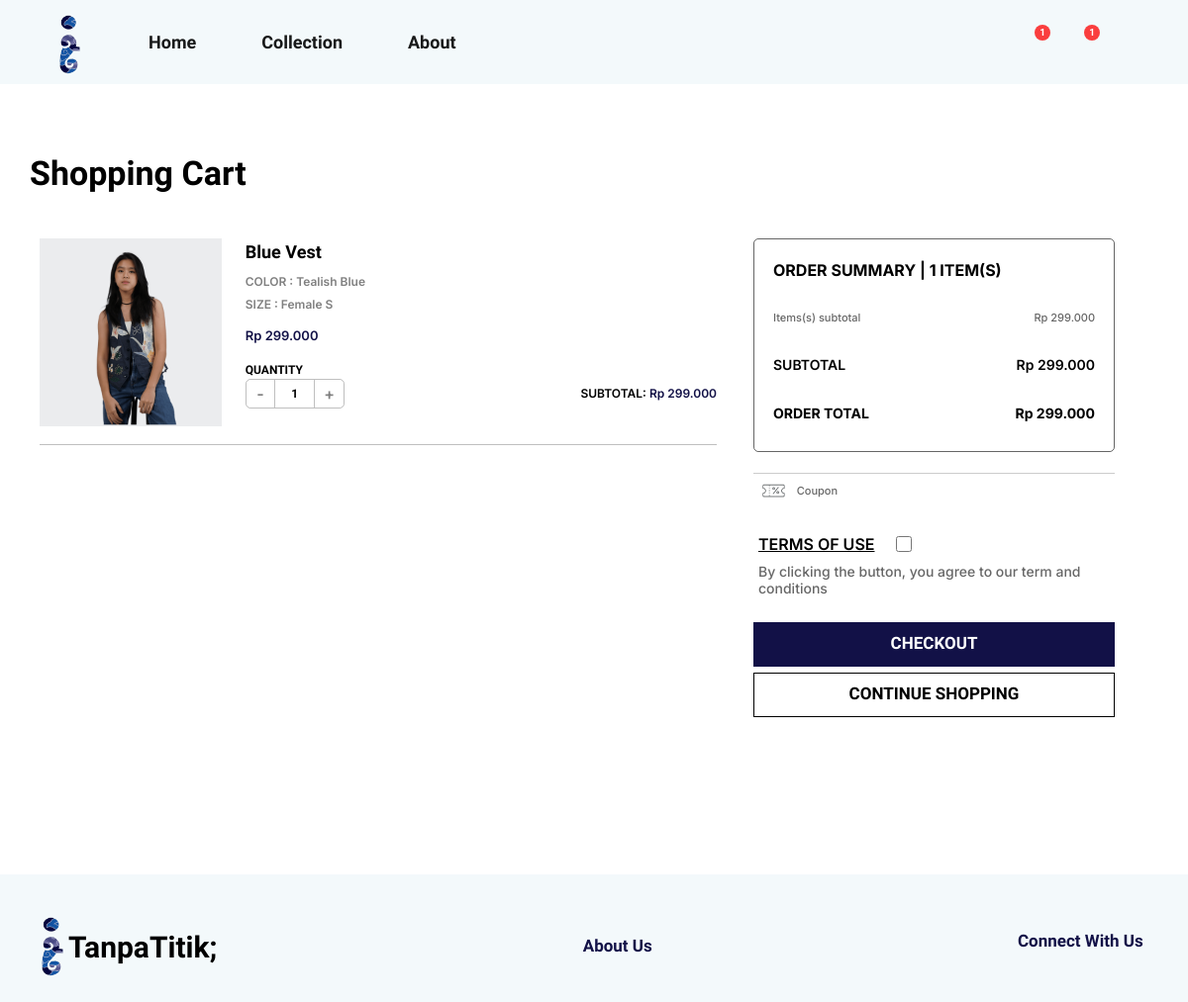
/cart/ (signed in), run on an earlier commit of the app's database.
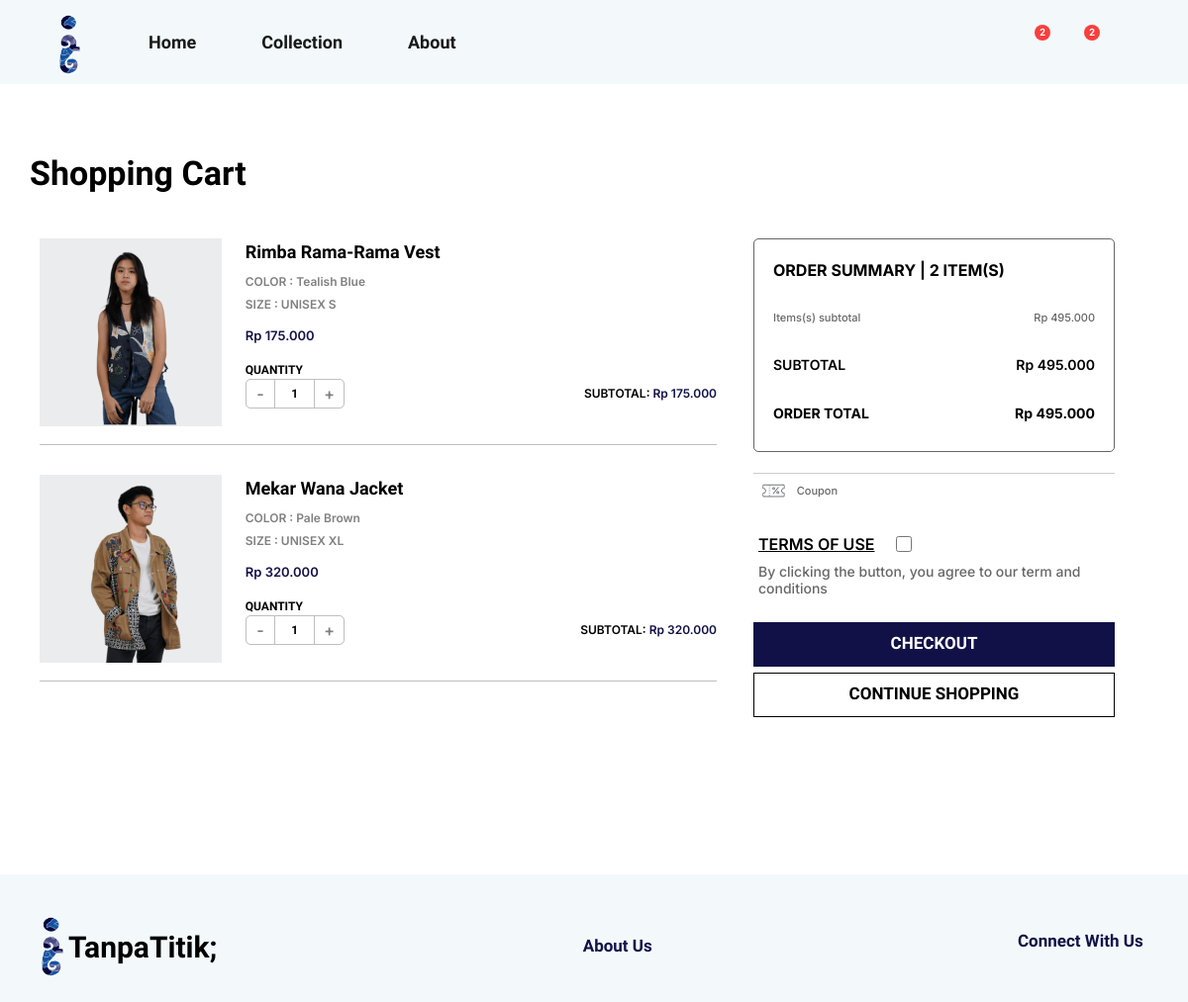
And on a later commit of the database.
### mainPage/models.py (models this page shows, shortened)
class Additional(models.Model):
    name = models.CharField(max_length=200)
    img = models.ImageField(null=True, blank=True, upload_to="images/")

class Order(models.Model):
    customer = models.ForeignKey(Customer, on_delete=models.SET_NULL,null=True)
    status = models.ForeignKey(OrderStatus, on_delete=models.SET_NULL, null=True, blank=True)
    date_ordered = models.DateField(auto_now_add=True) # Not like that
    complete = models.BooleanField(default=False) # payment complete
    current = models.BooleanField(default=True) # if true, we can continue adding to cart. and displayed in the checkout page
    cancel = models.BooleanField(default=False)
    payment_method = models.CharField(max_length=200, null=True)
    transaction_id = models.CharField(max_length=200, null=True)
    terms = models.BooleanField(default=False)
    shipping_cost = models.IntegerField(default=0)
    delivery_time = models.CharField(max_length=200, null=True)
    @property
    def get_cart_items(self):
        orderitems = self.orderitem_set.all()
        total = sum([item.quantity for item in orderitems]) #The total quantity of the cart (all OrderItems)
        return total
    @property
    def get_cart_total(self):
        orderitems = self.orderitem_set.all()
        total = sum([item.get_item_total for item in orderitems]) #The total price of the cart (all OrderItems)
        return total

class OrderItem(models.Model):
    product= models.ForeignKey(Products, on_delete=models.SET_NULL, blank=True, null=True) #When the customer is deleted, the OrderItem remains exist. However, the customer key is null
    order = models.ForeignKey(Order, on_delete=models.SET_NULL, blank=True, null=True)
    quantity = models.IntegerField(default=1)
    date_added = models.DateTimeField(auto_now_add=True, null=True, blank=True)
    @property
    def get_item_total(self):
        product = self.product
        if product.offer == False:
            product_price = product.price
        else:
            product_price = product.products_offer.final_price
        total = product_price * self.quantity
        return total

class Products(models.Model):
    name = models.CharField(max_length=200)
    product_index = models.IntegerField(default=0)
    img = models.ImageField(null=True, blank=True, upload_to="images/")
    color_circle = models.CharField(null=True, blank=True, max_length=200) #charfield or array?
    gender = models.CharField(null=True, blank=True, max_length=200)
    price = models.IntegerField(null=True,blank=True)
    offer = models.BooleanField(default=False)
    date = models.DateField(auto_now_add=True)
    status = models.CharField(null=True, blank=True, max_length=200)
    bio = models.CharField(null=True, blank=True, max_length=200)
    type = models.CharField(null=True, blank=True, max_length=200)
    size = models.CharField(null=True, blank=True, max_length=200)
    color = models.CharField(null=True, blank=True, max_length=200)
    color_hex = models.CharField(null=True, blank=True, max_length=200)
    stock = models.IntegerField(null=True,blank=True)

### mainPage/views.py (the view)
# urls.py: path("cart/", views.cart, name="cart"),
def cart(request):
    coupon_icon = Additional.objects.get(name="coupon_icon")
    logo = Additional.objects.get(name="logo")
    user = request.user
    if request.user.is_authenticated:
        customer = request.user.customer
        customer_wishlist = Wishlist.objects.filter(customer=customer)
        order, created = Order.objects.get_or_create(customer=customer, current=True)
        items = order.orderitem_set.all()
    else:
        customer = None
        customer_wishlist = []
        order = {'get_cart_total':0, 'get_cart_items':0}
        items = []
    context = {"collection":"collection","logo":logo,"items":items, "order":order,"customer_wishlist":customer_wishlist,"coupon_icon":coupon_icon,"user":user,}
    return render(request, "main/cart.html", context)

### mainPage/templatetags/custom_filters.py (called while the page is built)
@register.filter
def add_fullstop(value):
    if type(value) is str or type(value) is float :
        value = int(value)
    return format(value, ',d').replace(',', '.').strip('.')

### mainPage/templates/main/cart.html (shortened to what this page needs)
<!DOCTYPE html>
{% extends "main/base2.html" %}
{% load static %}
{% load custom_filters %}
    {% block head %}
    <link rel="stylesheet" type="text/css" href="{% static '/css/general/base2.css' %}">
    <link rel="stylesheet" type="text/css" href="{% static '/css/cart_wishlist/cart.css' %}">
    {% endblock head %}
    {% block content %}
    <div class="container cart-wishlist-content">
    <div class="cart-wishlist-heading"><div>Shopping Cart</div></div>
    <div class="cart-page">
        <div class="cart-page-1" style="">
          {% if user.is_authenticated %}
            {% if items.count == 0 %}
            <div class="cart-empty">
              <div class="cart-wishlist-heading" style="font-size:22px;margin-bottom:10px;">Your cart is currently empty</div>
              <a href="{% url 'home' %}#collection"><div class="checkout" style="width:200px;"><div class="but-text" style="font-size:15px;">SHOP NOW</div></div></a>
            </div>
            {% else %}
            {% for item in items %}
            <a href="/product/{{item.product.id}}">
              <div class="cart-item">
                <div class="item-img"><img class="img_product img-cart-wishlist" src="{{item.product.img.url}}" alt="{{item.color_circle}}"></div>
                <div class="item-info">
                  <div class="item-name-close" onclick="event.preventDefault()">
                    <div class="item-name">{{item.product.name}}</div>
                    <div class="item-close" data-bs-toggle="modal" data-bs-target="#exampleModal" ></div>
                  </div>
                  <div class="color-size">COLOR : {{item.product.color}}</div>
                  <div class="color-size" style="margin-bottom:13px;">SIZE : {{item.product.gender}} {{item.product.size}}</div>
                  {% if item.product.offer == False %}
                    <div class="item-price">Rp {{item.product.price|add_fullstop}}</div>
                  {% else %}
                    <div class="item-price-old">Rp {{item.product.price|add_fullstop}}</div>
                    <div class="item-price-new">Rp {{item.product.products_offer.final_price|add_fullstop}}</div>
                  {% endif %}
                  <div class="quantity-heading">QUANTITY</div>
                  <div class="quantity-cont">
                    <div class="product-quantity-button"  onclick="event.preventDefault()">
                      {% if item.quantity <= 1 %}
                        <div class="quantity-button subs" data-item="{{item.id}}" data-sideaction="remove"><div class="but-let">-</div></div>
                      {% else %}
                        <div class="quantity-button subs buttonLetter" data-item="{{item.id}}" data-sideaction="remove"><div class="but-let" >-</div></div>
                      {% endif %}
                      <div class="number"><div class="letter" style="font-size:12px;">{{item.quantity}}</div></div>
                      {% if item.quantity < item.product.stock %}
                        <div class="quantity-button add buttonLetter" data-item="{{item.id}}" data-sideaction="add"><div class="but-let">+</div></div>
                      {% else %}
                        <div class="quantity-button add buttonLetterMaxStock" data-item="{{item.id}}" data-sideaction="add"><div class="but-let">+</div></div>
                      {% endif %}
                    </div>
                    <div class="subtotal">SUBTOTAL: <div style="color:#121147;font-family:'Inter';display:inline-block;">Rp {{item.get_item_total|add_fullstop}}</div></div>
                  </div>
                </div>
              </div>
            </a>
            {% endfor %}
            {% endif %}
          {% else %}
          <div class="cart-empty">
            <div class="cart-wishlist-heading" style="font-size:22px;margin-bottom:10px;">Please Login to Begin Shopping</div>
            <a href="{% url 'login_page' %}#collection"><div class="checkout" style="width:200px;"><div class="but-text" style="font-size:15px;">LOG IN</div></div></a>
          </div>
          {% endif %}
        </div>
        <div class="cart-page-2">
          <div class="order-summary">
            <div class="sum-heading">ORDER SUMMARY | {{order.get_cart_items}} ITEM(S)</div>
            <div class="item-subtotal">
              <div class="item-subtotal-text">Items(s) subtotal</div>
              <div class="item-subtotal-text">Rp {{order.get_cart_total|add_fullstop}}</div>
            </div>
            <div class="item-subtotal subtotal">
              <div class="subtotal-text">SUBTOTAL</div>
              <div class="subtotal-text">Rp {{order.get_cart_total|add_fullstop}}</div>
            </div>
            <div class="item-subtotal">
              <div class="subtotal-text" style="font-weight:700;">ORDER TOTAL</div>
              <div class="subtotal-text" style="font-weight:700;">Rp {{order.get_cart_total|add_fullstop}}</div>
            </div>
          </div>
          <div class="coupon">
            <div class="coupon-pict"><img style="bottom:4.5px;" class="coupon-img" src="{{coupon_icon.img.url}}" alt="coupon icon"></div>
            <div class="item-subtotal-text" style="width:80%;">Coupon</div>
            <div class="coupon-pict"></div>
          </div>
          <div class="terms">
            <div class="terms-heading">
              <div class="terms-heading-text">TERMS OF USE</div>
              <input type="checkbox" id="scales" name="scales" class="terms-heading-checkbox" />
            </div>
            <div class="terms-desc">By clicking the button, you agree to our term and conditions</div>
          </div>
          <a href="{% url 'checkout' %}"> <div class="checkout"><div class="but-text">CHECKOUT</div></div></a>
          <a href="{% url 'home' %}#collection"><div class="checkout" style="border:1px solid black;background:white;"><div class="but-text" style="color:black;">CONTINUE SHOPPING</div></div></a>
        </div>
      </div>
    </div>
    {% endblock %}

### mainPage/templates/main/base2.html (shortened to what this page needs)
<!DOCTYPE html>
{% load static %}
<html lang="en">
<head>
    <link href="https://cdn.jsdelivr.net/npm/bootstrap@5.2.3/dist/css/bootstrap.min.css" rel="stylesheet">
    <link rel="stylesheet" href="https://cdnjs.cloudflare.com/ajax/libs/font-awesome/4.7.0/css/font-awesome.min.css">
    <link rel="stylesheet" type="text/css" href="{% static '/css/general/base2.css' %}">
    <link rel="stylesheet" type="text/css" href="{% static '/css/general/footer.css' %}">
    {% block head %}
    {% endblock head %}
</head>
<body>
   <nav class="navbar navbar-expand-lg bg-body-tertiary fixed-top" id="navMain" style="margin:0px;padding:10px">
    <div class="container-fluid">
      <a class="navbar-brand" id="logo_div" href="#"><img class="logo" src="{{logo.img.url}}" alt="TanpaTitik"></a>
      <div class="collapse navbar-collapse" id="navbarNavAltMarkup">
        <ul class="navbar-nav me-auto mb-2 mb-lg-0">
          <li class="nav-item">
            <a class="nav-link active" aria-current="page" href="{% url 'home' %}">Home</a>
          </li>
          <li class="nav-item">
            <a class="nav-link active" aria-current="page" href="{% url 'home' %}#collection">Collection</a>
          </li>
          <li class="nav-item">
            <a class="nav-link active" href="{% url 'about' %}">About</a>
          </li>
        </ul>
      </div>
      <span class="navbar-text nav_text">
        <form method='POST' action="{% url 'home' %}#collection">
          <div class="search-box">
          </div>
        </form>
        <a href="{% url 'profile' %}" class="base-link"></a>
        <a href="{% url 'wishlist' %}" class="base-link">
          {% if customer_wishlist.count > 0 %}
          <span class="button_badge"><div>{{customer_wishlist.count}}</div></span>
          {% endif %}
        </a>
        <a href="{% url 'cart' %}" class="base-link">
          {% if order.get_cart_items > 0 %}
          <span class="button_badge"><div>{{order.get_cart_items}}</div></span>
          {% endif %}
        </a>
      </span>
    </div>
  </nav>
<div id="content" ,name="content", class="main">
    {% block content %}{% endblock %}
</div>
<div class="container-fluid footer-container">
  <div class="container footer">
    <a href="{% url 'home' %}"><div class="footer-company"><img class="footer-logo" src="{{logo.img.url}}" alt="TanpaTitik"><div>TanpaTitik;</div></div></a>
    <a href="{% url 'about' %}"><div class="footer-link" style="cursor:pointer">About Us</div></a>
    <div class="footer-social">
      <div class="footer-link">
        Connect With Us
      </div>
    </div>
  </div>
</div>
</body>
</html>

### static/css/general/base2.css (style rules this page uses)
* { font-family: 'Raleway'; text-decoration: None; color:black; font-weight:600; padding:0px; margin:0px; }
#content { width:100%; }
#navMain { background-color:#F3F9FB !important; width:100%; font-weight:500; font-size:18px; height:85px; }
.nav-item { margin-right:50px; }
.nav-link { padding:0px; width:auto; }
.search-box { height:30px; display:flex; cursor:pointer; padding: 10px 20px; border-radius:30px; align-items:center; position:relative; top:3px; width:20px; right:4px; }
.nav_text { display:flex; justify-content:space-between; width:190px; margin-right:70px; font-size:1.3em; font-weight:bold; }
.nav_text > a { margin-left:26px; }
#logo_div { overflow:hidden; margin-right:50px; padding-right:8px; margin-left:35px; margin-top:5px; width:auto; }
.logo { position:relative; object-fit:contain; width:27px; height:60px; }
.base-link { display: inline-block; position: relative; width:33px; height:35px; }
.button_badge { background-color: #fa3e3e; border-radius: 10px; width:16px; height:16px; position: absolute; left:11px; }
.button_badge > div { text-align:center; font-size: 10px; color: white; line-height:16px; }
.item-img { width:190px; height:190px; margin-right:24px; background-color:#ebecee; overflow:hidden; display:flex; justify-content:center; }
.img_product { width:345px; height:345px; position:relative; left:5px; object-fit:contain; margin:0px !important; }

### static/css/general/footer.css (style rules this page uses)
.footer-container { background-color:#F3F9FB; height:129px; margin-top:143px; padding-top:40px; }
.footer { height:66px; display:flex; flex-wrap:wrap; justify-content:space-between; align-items:center; }
.footer-company { font-weight:600; font-size:30px; }
.footer-logo { position:relative; object-fit:contain; width:22px; height:60px; margin-right:5px; }
.footer-company > div { position:relative; display:inline-block; top:3px; }
.footer-link { color:#121147; font-weight:700; font-size:17px; }

### mainPage/templates/main/base2.html (style rules this page uses)
#content { display:none; }

What changed in the data, as far as the page shows it:
removed OrderItem: product.img (picture), product.name "Blue Vest", product.color "Tealish Blue", product.gender "Female", product.size "S", product.price|add_fullstop "299.000", quantity "1", get_item_total|add_fullstop "299.000"
changed through a linked row, Order: get_cart_items "1" → "2"; get_cart_total|add_fullstop "299.000" → "495.000"
added OrderItem: product.img (picture), product.name "Rimba Rama-Rama Vest", product.color "Tealish Blue", product.gender "UNISEX", product.size "S", product.price|add_fullstop "175.000", quantity "1", get_item_total|add_fullstop "175.000"
added OrderItem: product.img (picture), product.name "Mekar Wana Jacket", product.color "Pale Brown", product.gender "UNISEX", product.size "XL", product.price|add_fullstop "320.000", quantity "1", get_item_total|add_fullstop "320.000"
Also different on the page:
{{ customer_wishlist.count }}: "1" → "2"
